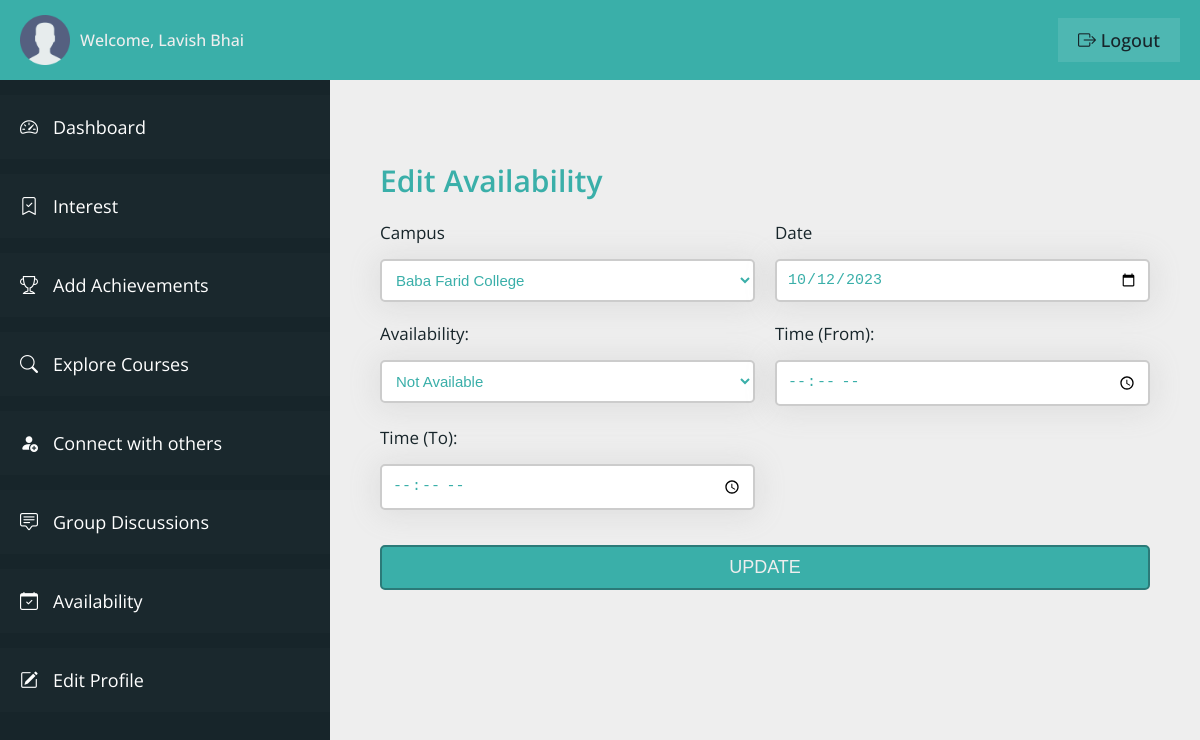
The page /student/edit-availability.php?aid=5 (signed in) on the database its author committed.
### tables this page shows
CREATE TABLE `user_table` (
  `user_id` int(11) NOT NULL,
  `user_firstname` varchar(100) NOT NULL,
  `user_lastname` varchar(100) NOT NULL,
  `user_type` varchar(20) NOT NULL,
  `user_email` varchar(100) NOT NULL,
  `user_phone` varchar(10) NOT NULL,
  `user_password` varchar(100) NOT NULL,
  `user_createdon` datetime NOT NULL DEFAULT current_timestamp()
);

CREATE TABLE `availability_table` (
  `availability_id` int(11) NOT NULL,
  `user_id` int(11) NOT NULL,
  `campus_name` varchar(100) NOT NULL,
  `availability_date` varchar(50) NOT NULL,
  `availability` varchar(50) NOT NULL,
  `time_from` varchar(50) NOT NULL,
  `time_to` varchar(50) NOT NULL,
  `added_on` datetime NOT NULL DEFAULT current_timestamp()
);

### student/edit-availability.php (the view, shortened to what this page needs)
<?php
include "connection.php";
?>
<!DOCTYPE html>
<html lang="en">
<head>
    <link rel="stylesheet" href="css/style-dashboard.css">
    <link rel="stylesheet" href="https://cdn.jsdelivr.net/npm/bootstrap-icons@1.11.0/font/bootstrap-icons.css">
</head>
<body>
    <div class="container">
        <header class="header">
            <div class="header__left">
                <img src="img/user.png" class="user__header-user" alt="user">
                <span class="header__user-name">Welcome,
                    <?php
                    $q = "SELECT * FROM user_table WHERE user_id = '" . $_SESSION['userIdVce'] . "'";
                    $r = mysqli_query($con, $q);
                    if (mysqli_num_rows($r) > 0) {
                        $row = mysqli_fetch_array($r);
                        echo $row['user_firstname'] . ' ' . $row['user_lastname'];
                    }
                    ?>
                </span>
            </div>
            <div class="header__right">
                <a href="logout.php" class="header__user-logout"><i class="bi bi-box-arrow-right"></i> logout</a>
            </div>
        </header>
        <section class="sidebar">
            <ul class="sidebar__items">
                <a href="dashboard.php" class="sidebar__item-link">
                    <li class="sidebar__item">
                        <i class="bi bi-speedometer2"></i>
                        <span>Dashboard</span>
                    </li>
                </a>
                <a href="user-interest.php" class="sidebar__item-link">
                    <li class="sidebar__item">
                        <i class="bi bi-bookmark-check"></i>
                        <span>Interest</span>
                    </li>
                </a>
                <a href="user-achievements.php" class="sidebar__item-link">
                    <li class="sidebar__item">
                        <i class="bi bi-trophy"></i>
                        <span>Add Achievements</span>
                    </li>
                </a>
                <a href="explore-courses.php" class="sidebar__item-link">
                    <li class="sidebar__item">
                        <i class="bi bi-search"></i>
                        <span>Explore Courses</span>
                    </li>
                </a>
                <a href="connect.php" class="sidebar__item-link">
                    <li class="sidebar__item">
                        <i class="bi bi-person-fill-add"></i>
                        <span>Connect with others</span>
                    </li>
                </a>
                <a href="group-discussions.php" class="sidebar__item-link">
                    <li class="sidebar__item">
                        <i class="bi bi-chat-square-text"></i>
                        <span>Group Discussions</span>
                    </li>
                </a>
                <a href="user-availability.php" class="sidebar__item-link">
                    <li class="sidebar__item">
                        <i class="bi bi-calendar-check"></i>
                        <span>Availability</span>
                    </li>
                </a>
                <a href="profile.php" class="sidebar__item-link">
                    <li class="sidebar__item">
                        <i class="bi bi-pencil-square"></i>
                        <span>Edit Profile</span>
                    </li>
                </a>
            </ul>
        </section>
        <main class="main__content">
            <div class="login-container-2">
                <form action="<?php echo htmlspecialchars($_SERVER['REQUEST_URI']) ?>" method="post"
                    class="login__form">
                    <h3 class="heading-3">Edit Availability</h3>
                    <?php
                    $query = "SELECT * FROM availability_table WHERE availability_id = '" . $_GET['aid'] . "'";
                    $runQ = mysqli_query($con, $query);
                    if (mysqli_num_rows($runQ) > 0) {
                        while ($rowQ = mysqli_fetch_array($runQ)) {
                    ?>
                    <div class="input">
                        <label class="label__text">Campus</label>
                        <select class="input__box" name="campus" required>
                            <option value="<?php echo $rowQ['campus_name']; ?>"><?php echo $rowQ['campus_name']; ?>
                            </option>
                        </select>
                    </div>
                    <div class="input">
                        <label class="label__text">Date</label>
                        <input type="date" value="<?php echo $rowQ['availability_date']; ?>" class="input__box"
                            name="date" required>
                    </div>
                    <div class="input">
                        <label class="label__text">Availability:</label>
                        <select class="input__box" name="availability" required>
                            <option value="<?php echo $rowQ['availability']; ?>">
                                <?php echo $rowQ['availability']; ?></option>
                        </select>
                    </div>
                    <div class="input">
                        <label class="label__text">Time (From):</label>
                        <input type="time" value="<?php echo $rowQ['time_from']; ?>" class="input__box" name="t_from">
                    </div>
                    <div class="input">
                        <label class="label__text">Time (To):</label>
                        <input type="time" value="<?php echo $rowQ['time_to']; ?>" class="input__box" name="t_to">
                    </div>
                    <?php
                        }
                    }
                    ?>
                    <div class="input input__btn">
                        <input type="submit" value="Update" class="btn" name="edit_availability">
                    </div>
                </form>
            </div>
        </main>
    </div>
</body>
</html>

### student/css/style-dashboard.css (style rules this page uses)
:root { --color-primary: #3aafa9; --color-primary-dark: #2b7a78; --color-primary-light: #def2f1; --color-secondary: #17252a; --color-secondary-dark: #101a1d; --color-secondary-light: #377084; --color-grey-light-1: #999; --color-grey-light-2: #ccc; --color-grey-light-3: #eee; --color-grey-dark-1: #242424; --color-grey-dark-2: #333; --color-grey-dark-3: #474747; --color-white: #fff; --font-default: "Open Sans", sans-serif; }
*, *::before, *::after { margin: 0; padding: 0; box-sizing: inherit; }
html { font-size: 62.5%; box-sizing: border-box; }
body { color: var(--color-grey-dark-2); font-family: var(--font-default); }
.container { height: 100vh; display: grid; grid-template-columns: 33rem 1fr; grid-template-rows: 8rem calc(100vh - 8rem); }
.header { grid-column: 1 / -1; background-color: var(--color-primary); display: flex; align-items: center; justify-content: space-between; padding: 0 2rem; }
.header__left { display: flex; align-items: center; gap: 1rem; }
.user__header-user { width: 5rem; }
.header__user-name { font-size: 1.6rem; color: var(--color-grey-light-3); font-weight: 500; }
.header__user-logout:link, .header__user-logout:visited { font-size: 1.8rem; color: var(--color-secondary); background-color: rgba(255, 255, 255, 0.1); text-decoration: none; text-transform: capitalize; font-weight: 500; padding: 1rem 2rem; transition: all 0.2s; }
.sidebar { background-color: var(--color-secondary); overflow-y: scroll; padding-top: 1.5rem; scroll-behavior: smooth; }
.sidebar__item { padding: 2rem; background-color: rgba(255, 255, 255, 0.01); margin-bottom: 1.5rem; display: flex; gap: 1.5rem; transition: all 0.2s; }
.sidebar__item-link:link, .sidebar__item-link:visited { color: var(--color-white); text-decoration: none; font-size: 1.8rem; }
.main__content { background-color: var(--color-grey-light-3); padding: 8rem 5rem; overflow-y: scroll; scroll-behavior: smooth; }
.login__form { display: grid; grid-template-columns: repeat(2, 1fr); grid-column-gap: 2rem; }
.heading-3 { font-size: 3rem; font-weight: 600; color: var(--color-primary); margin-bottom: 2rem; grid-column: 1 / -1; }
.input__btn { grid-column: 1 / -1; }
.input { display: flex; flex-direction: column; gap: 1.5rem; }
.label__text { font-size: 1.7rem; font-weight: 400; color: var(--color-secondary); }
.input__box { padding: 1rem; border: 2px solid var(--color-grey-light-2); border-radius: 5px; background-color: var(--color-white); color: var(--color-primary); box-shadow: 0px 0.2rem 3rem 0.2rem rgba(156, 156, 156, 0.2); font-size: 1.5rem; margin-bottom: 2rem; }
.btn { padding: 1rem; font-size: 1.8rem; text-transform: uppercase; font-weight: 500; margin-top: 1.5rem; background-color: var(--color-primary); border: 2px solid var(--color-primary-dark); color: var(--color-grey-light-3); border-radius: 5px; cursor: pointer; }

### rows shown on the page
user_table: user_firstname "Lavish", user_lastname "Bhai"
availability_table: campus "Baba Farid College", date "10/12/2023", availability "Not Available"
